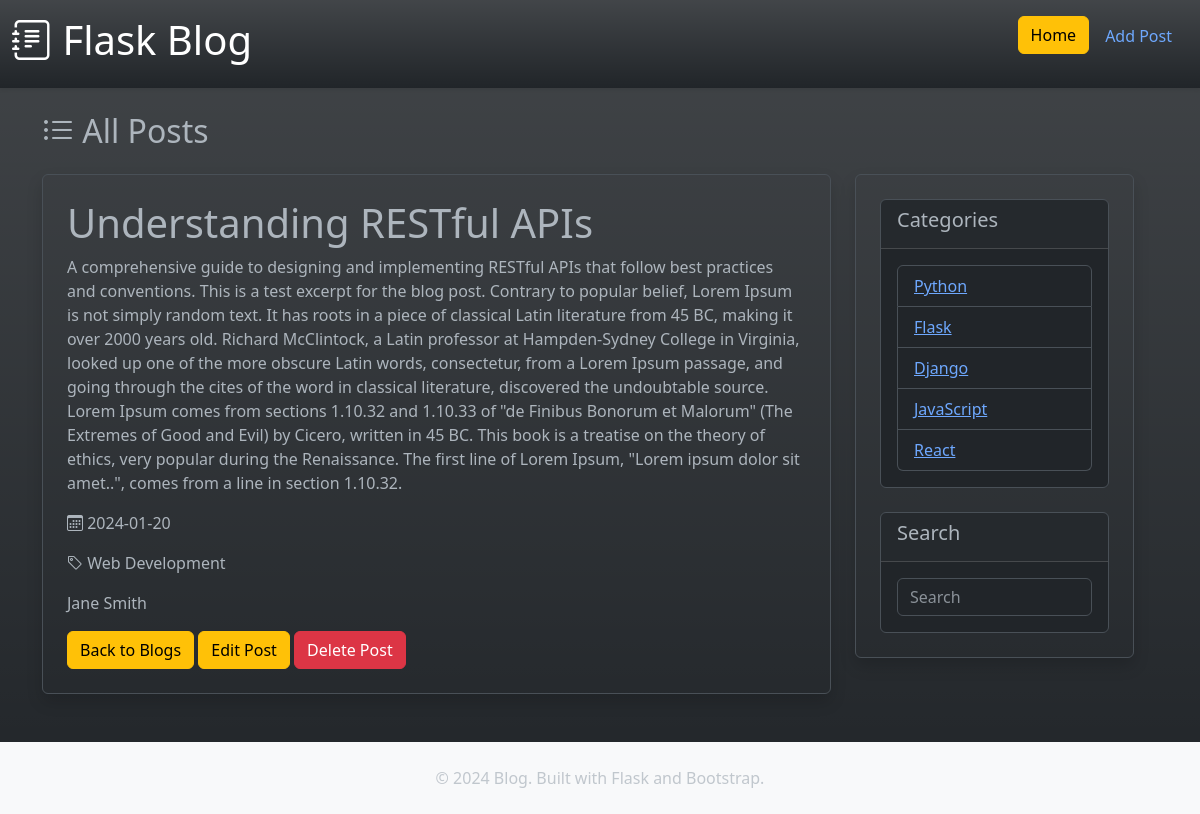
Page /blog/2 on the committed database.
### tables this page shows
CREATE TABLE blogs (
            id INTEGER PRIMARY KEY AUTOINCREMENT,
            title TEXT NOT NULL,
            author TEXT NOT NULL,
            date TEXT NOT NULL,
            excerpt TEXT NOT NULL,
            category TEXT NOT NULL
        );

### lesson6.py (the view)
@app.route('/blog/<int:id>')
def blog(id):
    blog = get_blog_by_id(id)
    if not blog:
        return render_template('404.html'), 404
    return render_template('blog.html', blog=blog)

### data/db.py (called while the page is built)
def get_db_path():
    current_dir = os.path.dirname(os.path.abspath(__file__))
    return os.path.join(current_dir, 'blog.db')

def get_blog_by_id(blog_id):
    db_path = get_db_path()
    if not os.path.exists(db_path):
        return None
    conn = sqlite3.connect(db_path)
    conn.row_factory = sqlite3.Row
    cursor = conn.cursor()
    cursor.execute('SELECT * FROM blogs WHERE id = ?', (blog_id,))
    row = cursor.fetchone()
    conn.close()
    if row:
        return {
            'id': row['id'],
            'title': row['title'],
            'author': row['author'],
            'date': row['date'],
            'excerpt': row['excerpt'],
            'category': row['category']
        }
    return None

### templates/blog.html
{% extends "layout.html" %}
{% block content %}
<h1>{{ blog.title }}</h1>
<p>{{ blog.excerpt }}</p>
<p><i class="bi bi-calendar3"></i> {{ blog.date }}</p>
<p><i class="bi bi-tag"></i> {{ blog.category }}</p>
<p>{{ blog.author }}</p>
<a href="{{ url_for('blogs') }}" class="btn btn-warning">Back to Blogs</a>
<a href="{{ url_for('edit_post', id=blog.id) }}" class="btn btn-warning">Edit Post</a>
<a href="{{ url_for('delete_post', id=blog.id) }}" class="btn btn-danger">Delete Post</a>
{% endblock %}

### rows in the picture
blogs: title "Understanding RESTful APIs", excerpt "A comprehensive guide to designing and implementing RESTful APIs that follow best practices and conventions. This is a test excerpt for the blog post. Contrary to popular belief, Lorem Ipsum is not simply random text. It has roots in a piece of classical Latin literature from 45 BC, making it over 2000 years old. Richard McClintock, a Latin professor at Hampden-Sydney College in Virginia, looked up one of the more obscure Latin words, consectetur, from a Lorem Ipsum passage, and going through the cites of the word in classical literature, discovered the undoubtable source. Lorem Ipsum comes from sections 1.10.32 and 1.10.33 of \"de Finibus Bonorum et Malorum\" (The Extremes of Good and Evil)…", date "2024-01-20", category "Web Development", author "Jane Smith"
